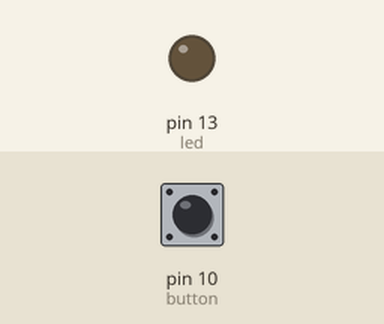
Simulated run of this sketch. Board: Arduino Uno, built with avr-gcc and run on an emulated ATmega328P. On the bench: output pins drawn as LEDs (lit = HIGH). Inputs (shaded band) come from the test bench; at power-on: pin 10 (button) LOW.

Above: at 1.2 s.
1.3 s: pin 10 (button) pulled HIGH for 0.15 s
At 1.37 s:
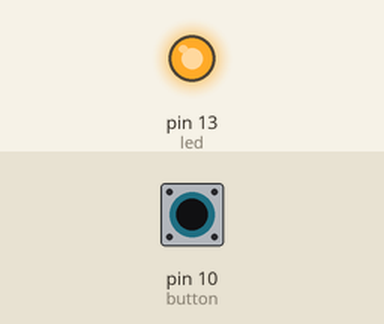
2.9 s: pin 10 (button) pulled HIGH for 3.2 s
At 6.8 s:
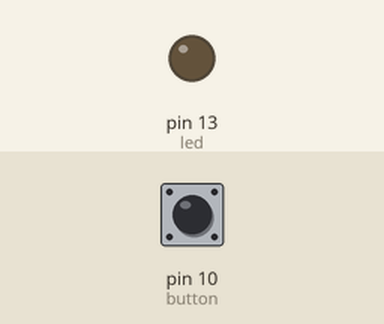
Timing chart, 0 to 8.3 s (numbered marks = the images above; inputs shaded):
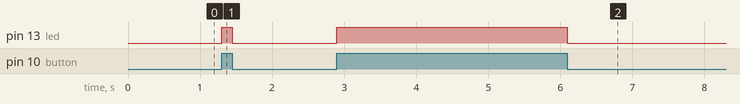

Measured:
- after the input at 1.3 s, pin 13 (led): LOW → HIGH at once, → LOW 0.15 s later
- after the input at 2.9 s, pin 13 (led): LOW → HIGH at once, → LOW 3.2 s later

The sketch:

button_input.ino
```cpp
int led = 13;
int button = 10;
boolean button_state = false;

void setup() {
  // put your setup code here, to run once:
  pinMode(led,OUTPUT);
  pinMode(button, INPUT);
  Serial.begin(9600);
}

void loop() {
  // put your main code here, to run repeatedly:
  button_state = digitalRead(button);
  digitalWrite(led,button_state);
}
```
